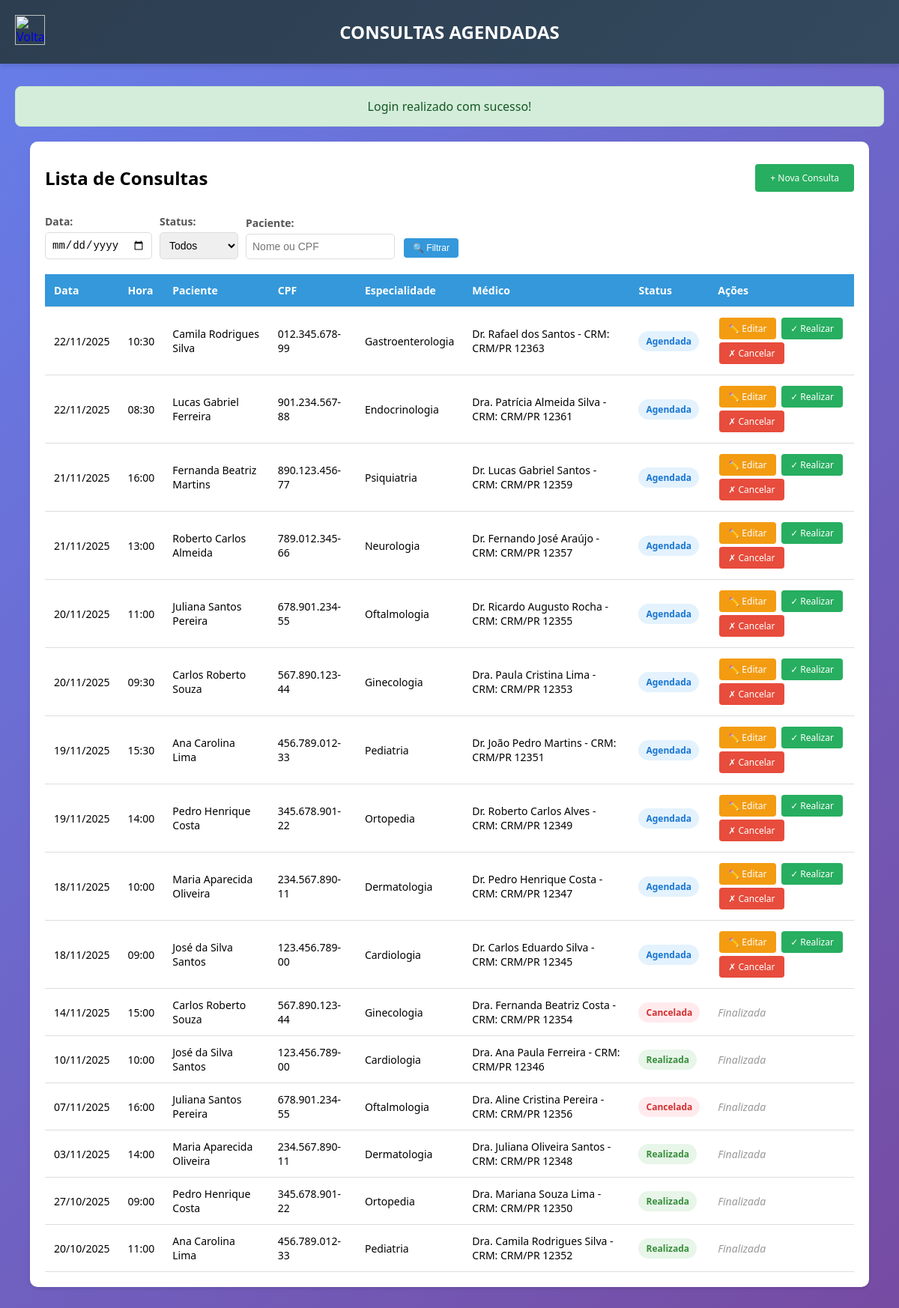
The page /php/listar_consulta.php (signed in) on the database its author committed.
### tables this page shows
CREATE TABLE IF NOT EXISTS Consultas (
    Id_consulta INT AUTO_INCREMENT PRIMARY KEY,
    Id_paciente INT NOT NULL,
    Cod_especialidade INT NOT NULL,
    Id_medico INT,
    Data_consulta DATE NOT NULL,
    Hora_consulta TIME NOT NULL,
    Status ENUM('Agendada', 'Realizada', 'Cancelada') DEFAULT 'Agendada',
    Observacoes TEXT,
    Data_agendamento TIMESTAMP DEFAULT CURRENT_TIMESTAMP,
    Usuario_agendamento VARCHAR(50),
    FOREIGN KEY (Id_paciente) REFERENCES Pacientes(Id_paciente) ON DELETE CASCADE,
    FOREIGN KEY (Cod_especialidade) REFERENCES Especialidade(Cod_especialidade) ON DELETE RESTRICT,
    FOREIGN KEY (Id_medico) REFERENCES Medicos(Id_medico) ON DELETE SET NULL,
    UNIQUE KEY unique_horario (Data_consulta, Hora_consulta, Id_medico),
    INDEX idx_data (Data_consulta),
    INDEX idx_paciente (Id_paciente),
    INDEX idx_medico (Id_medico),
    INDEX idx_status (Status),
    INDEX idx_data_hora (Data_consulta, Hora_consulta)
);

CREATE TABLE IF NOT EXISTS Pacientes (
    Id_paciente INT AUTO_INCREMENT PRIMARY KEY,
    Nome VARCHAR(100) NOT NULL,
    Cpf VARCHAR(14) UNIQUE NOT NULL,
    Data_nascimento DATE NOT NULL,
    Telefone VARCHAR(15),
    Email VARCHAR(100),
    Endereco VARCHAR(200),
    Data_cadastro TIMESTAMP DEFAULT CURRENT_TIMESTAMP,
    INDEX idx_cpf (Cpf),
    INDEX idx_nome (Nome)
);

CREATE TABLE IF NOT EXISTS Especialidade (
    Cod_especialidade INT AUTO_INCREMENT PRIMARY KEY,
    Nome_especialidade VARCHAR(100) UNIQUE NOT NULL,
    Descricao TEXT,
    Ativo TINYINT(1) DEFAULT 1,
    INDEX idx_nome_especialidade (Nome_especialidade)
);

CREATE TABLE IF NOT EXISTS Medicos (
    Id_medico INT AUTO_INCREMENT PRIMARY KEY,
    Nome VARCHAR(100) NOT NULL,
    Crm VARCHAR(20) UNIQUE NOT NULL,
    Cod_especialidade INT NOT NULL,
    Telefone VARCHAR(15),
    Email VARCHAR(100),
    Ativo TINYINT(1) DEFAULT 1,
    Data_cadastro TIMESTAMP DEFAULT CURRENT_TIMESTAMP,
    FOREIGN KEY (Cod_especialidade) REFERENCES Especialidade(Cod_especialidade) ON DELETE RESTRICT,
    INDEX idx_especialidade (Cod_especialidade),
    INDEX idx_nome_medico (Nome),
    INDEX idx_crm (Crm)
);

### php/functions.php (called while the page is built, shortened)
<?php
function formatarData($data) {
    return date('d/m/Y', strtotime($data));
}
function getMensagem() {
    if (isset($_SESSION['mensagem'])) {
        $mensagem = $_SESSION['mensagem'];
        return $mensagem;
    }
    return null;
}
?>

### php/listar_consulta.php (the view, shortened to what this page needs)
<?php
require_once("../php/conexao.php");
require_once("../php/functions.php");
$filtro_data = isset($_GET['data']) ? $_GET['data'] : '';
$filtro_status = isset($_GET['status']) ? $_GET['status'] : '';
$filtro_paciente = isset($_GET['paciente']) ? sanitizar($_GET['paciente']) : '';
try {
    $sql = "SELECT c.*, p.Nome as Nome_paciente, p.Cpf, e.Nome_especialidade, m.Nome as Nome_medico, m.Crm
            FROM Consultas c
            INNER JOIN Pacientes p ON c.Id_paciente = p.Id_paciente
            INNER JOIN Especialidade e ON c.Cod_especialidade = e.Cod_especialidade
            LEFT JOIN Medicos m ON c.Id_medico = m.Id_medico
            WHERE 1=1";
    $sql .= " ORDER BY c.Data_consulta DESC, c.Hora_consulta DESC";
    $stmt = $conexao->prepare($sql);
    $stmt->execute();
    $consultas = $stmt->fetchAll();
} catch(PDOException $e) {
    error_log("Erro ao listar consultas: " . $e->getMessage());
    $consultas = [];
}
?>
<!DOCTYPE html>
<html lang="pt-BR">
<head>
    <link rel="stylesheet" href="../css/style_sistem.css">
</head>
<body>
    <div class="navbar">
        <div class="navbar-menu">
            <a href="../php/menu.php">
                <img id="logout-img" title="Voltar" src="../../img/seta-voltar.png">
            </a>
            <h1>CONSULTAS AGENDADAS</h1>
        </div>
    </div>
    <div class="main">
        <?php
        $mensagem = getMensagem();
        if ($mensagem):
        ?>
        <div class="mensagem <?php echo $mensagem['tipo']; ?>">
            <?php echo $mensagem['texto']; ?>
        </div>
        <?php endif; ?>
        <div class="table-container">
            <div style="display: flex; justify-content: space-between; align-items: center; margin-bottom: 20px;">
                <h2>Lista de Consultas</h2>
                <a href="../php/agendar.php" class="btn btn-novo">+ Nova Consulta</a>
            </div>
            <form class="filters" method="GET">
                <div class="filter-group">
                    <label>Data:</label>
                    <input type="date" name="data" value="<?php echo htmlspecialchars($filtro_data); ?>">
                </div>
                <div class="filter-group">
                    <label>Status:</label>
                    <select name="status">
                        <option value="">Todos</option>
                    </select>
                </div>
                <div class="filter-group">
                    <label>Paciente:</label>
                    <input type="text" name="paciente" placeholder="Nome ou CPF" value="<?php echo htmlspecialchars($filtro_paciente); ?>">
                </div>
                <div class="filter-group">
                    <label>&nbsp;</label>
                    <button type="submit" class="btn" style="background-color: #3498db; color: white;">🔍 Filtrar</button>
                </div>
            </form>
            <?php if (count($consultas) > 0): ?>
            <div style="overflow-x: auto;">
                <table>
                    <thead>
                        <tr>
                            <th>Data</th>
                            <th>Hora</th>
                            <th>Paciente</th>
                            <th>CPF</th>
                            <th>Especialidade</th>
                            <th>Médico</th>
                            <th>Status</th>
                            <th>Ações</th>
                        </tr>
                    </thead>
                    <tbody>
                        <?php foreach ($consultas as $consulta): ?>
                        <tr>
                            <td><?php echo formatarData($consulta['Data_consulta']); ?></td>
                            <td><?php echo date('H:i', strtotime($consulta['Hora_consulta'])); ?></td>
                            <td><?php echo htmlspecialchars($consulta['Nome_paciente']); ?></td>
                            <td><?php echo htmlspecialchars($consulta['Cpf']); ?></td>
                            <td><?php echo htmlspecialchars($consulta['Nome_especialidade']); ?></td>
                            <td>
                                <?php
                                echo htmlspecialchars($consulta['Nome_medico']);
                                if ($consulta['Crm']) {
                                    echo " - CRM: " . htmlspecialchars($consulta['Crm']);
                                }
                                ?>
                            </td>
                            <td>
                                <span class="status-badge status-<?php echo strtolower($consulta['Status']); ?>">
                                    <?php echo $consulta['Status']; ?>
                                </span>
                            </td>
                            <td>
                                <?php if ($consulta['Status'] == 'Agendada'): ?>
                                    <a href="../php/editar_consulta.php?id=<?php echo $consulta['Id_consulta']; ?>"
                                       class="btn btn-editar">✏️ Editar</a>
                                    <a href="../php/realizar.php?id=<?php echo $consulta['Id_consulta']; ?>"
                                       class="btn btn-realizar"
                                       onclick="return confirm('Confirmar que a consulta foi realizada?')">✓ Realizar</a>
                                    <a href="../php/cancelar_consulta.php?id=<?php echo $consulta['Id_consulta']; ?>"
                                       class="btn btn-cancelar"
                                       onclick="return confirm('Tem certeza que deseja cancelar esta consulta?')">✗ Cancelar</a>
                                <?php else: ?>
                                    <span style="color: #999; font-style: italic;">Finalizada</span>
                                <?php endif; ?>
                            </td>
                        </tr>
                        <?php endforeach; ?>
                    </tbody>
                </table>
            </div>
            <?php else: ?>
            <p style="text-align: center; padding: 40px; color: #7f8c8d;">
                <?php echo (!empty($filtro_data) || !empty($filtro_status) || !empty($filtro_paciente)) ? 'Nenhuma consulta encontrada com os filtros aplicados.' : 'Nenhuma consulta agendada.'; ?>
            </p>
            <?php endif; ?>
        </div>
    </div>
</body>
</html>

### css/style_sistem.css (style rules this page uses)
* { margin: 0; padding: 0; box-sizing: border-box; }
body { font-family: 'Segoe UI', Tahoma, Geneva, Verdana, sans-serif; background: linear-gradient(135deg, #667eea 0%, #764ba2 100%); min-height: 100vh; }
.navbar { background: linear-gradient(135deg, #2c3e50 0%, #34495e 100%); padding: 20px; box-shadow: 0 4px 6px rgba(0, 0, 0, 0.1); }
.navbar-menu { display: flex; align-items: center; justify-content: space-between; max-width: 1400px; margin: 0 auto; gap: 20px; }
.navbar h1 { color: white; font-size: 24px; text-align: center; flex: 1; }
.navbar img { width: 40px; height: 40px; cursor: pointer; transition: transform 0.3s ease; }
.main { max-width: 1400px; margin: 30px auto; padding: 0 20px; }
.mensagem { max-width: 1400px; margin: 20px auto; padding: 15px 20px; border-radius: 8px; text-align: center; font-weight: 500; animation: slideDown 0.3s ease; }
.mensagem.sucesso { background-color: #d4edda; color: #155724; border: 1px solid #c3e6cb; }

### php/listar_consulta.php (style rules this page uses)
.table-container { margin: 20px; background: white; border-radius: 10px; padding: 20px; box-shadow: 0 2px 4px rgba(0,0,0,0.1); }
table { width: 100%; border-collapse: collapse; }
th, td { padding: 12px; text-align: left; border-bottom: 1px solid #ddd; font-size: 14px; }
th { background-color: #3498db; color: white; font-weight: bold; }
.btn { padding: 6px 12px; margin: 2px; border: none; border-radius: 4px; cursor: pointer; text-decoration: none; display: inline-block; font-size: 12px; }
.btn-editar { background-color: #f39c12; color: white; }
.btn-cancelar { background-color: #e74c3c; color: white; }
.btn-realizar { background-color: #27ae60; color: white; }
.btn-novo { background-color: #27ae60; color: white; padding: 10px 20px; margin: 10px 0; }
.status-badge { padding: 5px 10px; border-radius: 15px; font-size: 12px; font-weight: bold; display: inline-block; }
.status-agendada { background-color: #e3f2fd; color: #1976d2; }
.status-realizada { background-color: #e8f5e9; color: #388e3c; }
.status-cancelada { background-color: #ffebee; color: #d32f2f; }
.filters { display: flex; gap: 10px; margin-bottom: 20px; flex-wrap: wrap; align-items: flex-end; }
.filter-group { display: flex; flex-direction: column; gap: 5px; }
.filter-group label { font-size: 14px; font-weight: bold; color: #555; }
.filter-group input, .filter-group select { padding: 8px; border: 1px solid #ddd; border-radius: 5px; font-size: 14px; }

### rows shown on the page
consultas: Data_consulta "22/11/2025", Hora_consulta "10:30", Id_paciente.Nome "Camila Rodrigues Silva", Id_paciente.Cpf "012.345.678-99", Cod_especialidade.Nome_especialidade "Gastroenterologia", Id_medico.Nome "Dr. Rafael dos Santos", Id_medico.Crm "CRM/PR 12363", Status "Agendada"
consultas: Data_consulta "22/11/2025", Hora_consulta "08:30", Id_paciente.Nome "Lucas Gabriel Ferreira", Id_paciente.Cpf "901.234.567-88", Cod_especialidade.Nome_especialidade "Endocrinologia", Id_medico.Nome "Dra. Patrícia Almeida Silva", Id_medico.Crm "CRM/PR 12361", Status "Agendada"
consultas: Data_consulta "21/11/2025", Hora_consulta "16:00", Id_paciente.Nome "Fernanda Beatriz Martins", Id_paciente.Cpf "890.123.456-77", Cod_especialidade.Nome_especialidade "Psiquiatria", Id_medico.Nome "Dr. Lucas Gabriel Santos", Id_medico.Crm "CRM/PR 12359", Status "Agendada"
consultas: Data_consulta "21/11/2025", Hora_consulta "13:00", Id_paciente.Nome "Roberto Carlos Almeida", Id_paciente.Cpf "789.012.345-66", Cod_especialidade.Nome_especialidade "Neurologia", Id_medico.Nome "Dr. Fernando José Araújo", Id_medico.Crm "CRM/PR 12357", Status "Agendada"
consultas: Data_consulta "20/11/2025", Hora_consulta "11:00", Id_paciente.Nome "Juliana Santos Pereira", Id_paciente.Cpf "678.901.234-55", Cod_especialidade.Nome_especialidade "Oftalmologia", Id_medico.Nome "Dr. Ricardo Augusto Rocha", Id_medico.Crm "CRM/PR 12355", Status "Agendada"
consultas: Data_consulta "20/11/2025", Hora_consulta "09:30", Id_paciente.Nome "Carlos Roberto Souza", Id_paciente.Cpf "567.890.123-44", Cod_especialidade.Nome_especialidade "Ginecologia", Id_medico.Nome "Dra. Paula Cristina Lima", Id_medico.Crm "CRM/PR 12353", Status "Agendada"
consultas: Data_consulta "19/11/2025", Hora_consulta "15:30", Id_paciente.Nome "Ana Carolina Lima", Id_paciente.Cpf "456.789.012-33", Cod_especialidade.Nome_especialidade "Pediatria", Id_medico.Nome "Dr. João Pedro Martins", Id_medico.Crm "CRM/PR 12351", Status "Agendada"
consultas: Data_consulta "19/11/2025", Hora_consulta "14:00", Id_paciente.Nome "Pedro Henrique Costa", Id_paciente.Cpf "345.678.901-22", Cod_especialidade.Nome_especialidade "Ortopedia", Id_medico.Nome "Dr. Roberto Carlos Alves", Id_medico.Crm "CRM/PR 12349", Status "Agendada"
consultas: Data_consulta "18/11/2025", Hora_consulta "10:00", Id_paciente.Nome "Maria Aparecida Oliveira", Id_paciente.Cpf "234.567.890-11", Cod_especialidade.Nome_especialidade "Dermatologia", Id_medico.Nome "Dr. Pedro Henrique Costa", Id_medico.Crm "CRM/PR 12347", Status "Agendada"
consultas: Data_consulta "18/11/2025", Hora_consulta "09:00", Id_paciente.Nome "José da Silva Santos", Id_paciente.Cpf "123.456.789-00", Cod_especialidade.Nome_especialidade "Cardiologia", Id_medico.Nome "Dr. Carlos Eduardo Silva", Id_medico.Crm "CRM/PR 12345", Status "Agendada"
consultas: Data_consulta "14/11/2025", Hora_consulta "15:00", Id_paciente.Nome "Carlos Roberto Souza", Id_paciente.Cpf "567.890.123-44", Cod_especialidade.Nome_especialidade "Ginecologia", Id_medico.Nome "Dra. Fernanda Beatriz Costa", Id_medico.Crm "CRM/PR 12354", Status "Cancelada", shows "Finalizada"
consultas: Data_consulta "10/11/2025", Hora_consulta "10:00", Id_paciente.Nome "José da Silva Santos", Id_paciente.Cpf "123.456.789-00", Cod_especialidade.Nome_especialidade "Cardiologia", Id_medico.Nome "Dra. Ana Paula Ferreira", Id_medico.Crm "CRM/PR 12346", Status "Realizada", shows "Finalizada"
consultas: Data_consulta "07/11/2025", Hora_consulta "16:00", Id_paciente.Nome "Juliana Santos Pereira", Id_paciente.Cpf "678.901.234-55", Cod_especialidade.Nome_especialidade "Oftalmologia", Id_medico.Nome "Dra. Aline Cristina Pereira", Id_medico.Crm "CRM/PR 12356", Status "Cancelada", shows "Finalizada"
consultas: Data_consulta "03/11/2025", Hora_consulta "14:00", Id_paciente.Nome "Maria Aparecida Oliveira", Id_paciente.Cpf "234.567.890-11", Cod_especialidade.Nome_especialidade "Dermatologia", Id_medico.Nome "Dra. Juliana Oliveira Santos", Id_medico.Crm "CRM/PR 12348", Status "Realizada", shows "Finalizada"
consultas: Data_consulta "27/10/2025", Hora_consulta "09:00", Id_paciente.Nome "Pedro Henrique Costa", Id_paciente.Cpf "345.678.901-22", Cod_especialidade.Nome_especialidade "Ortopedia", Id_medico.Nome "Dra. Mariana Souza Lima", Id_medico.Crm "CRM/PR 12350", Status "Realizada", shows "Finalizada"
consultas: Data_consulta "20/10/2025", Hora_consulta "11:00", Id_paciente.Nome "Ana Carolina Lima", Id_paciente.Cpf "456.789.012-33", Cod_especialidade.Nome_especialidade "Pediatria", Id_medico.Nome "Dra. Camila Rodrigues Silva", Id_medico.Crm "CRM/PR 12352", Status "Realizada", shows "Finalizada"

### other values the page prints
$mensagem['texto'] "Login realizado com sucesso!"
